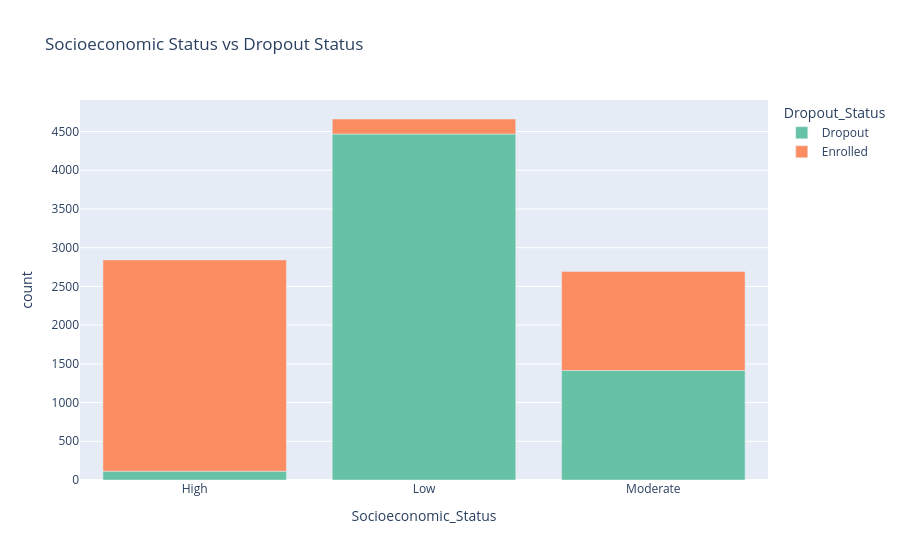

Notebook code for this chart:
### Code cell
# SES vs Dropout (special focus)
fig_ses = px.bar(df.groupby(['Socioeconomic_Status', 'Dropout_Status']).size().reset_index(name='count'),
                 x='Socioeconomic_Status', y='count', color='Dropout_Status',
                 color_discrete_map={'Dropout': colors[0], 'Enrolled': colors[1]},
                 title="Socioeconomic Status vs Dropout Status")
fig_ses.write_html("bivariate_ses_vs_dropout.html")
fig_ses.show()

### Figure 1 — Plotly figure (JSON) as saved in the notebook; plotly's stock layout.template omitted (floating-point values rounded to 4 significant figures)
{"data": [{"alignmentgroup": "True", "hovertemplate": "Dropout_Status=Dropout<br>Socioeconomic_Status=%{x}<br>count=%{y}<extra></extra>", "legendgroup": "Dropout", "marker": {"color": "rgb(102,194,165)", "pattern": {"shape": ""}}, "name": "Dropout", "offsetgroup": "Dropout", "orientation": "v", "showlegend": true, "textposition": "auto", "type": "bar", "x": ["High", "Low", "Moderate"], "xaxis": "x", "y": [114, 4468, 1414], "yaxis": "y"}, {"alignmentgroup": "True", "hovertemplate": "Dropout_Status=Enrolled<br>Socioeconomic_Status=%{x}<br>count=%{y}<extra></extra>", "legendgroup": "Enrolled", "marker": {"color": "rgb(252,141,98)", "pattern": {"shape": ""}}, "name": "Enrolled", "offsetgroup": "Enrolled", "orientation": "v", "showlegend": true, "textposition": "auto", "type": "bar", "x": ["High", "Low", "Moderate"], "xaxis": "x", "y": [2728, 194, 1280], "yaxis": "y"}], "layout": {"barmode": "relative", "legend": {"title": {"text": "Dropout_Status"}, "tracegroupgap": 0}, "title": {"text": "Socioeconomic Status vs Dropout Status"}, "xaxis": {"anchor": "y", "domain": [0, 1], "title": {"text": "Socioeconomic_Status"}}, "yaxis": {"anchor": "x", "domain": [0, 1], "title": {"text": "count"}}}}
